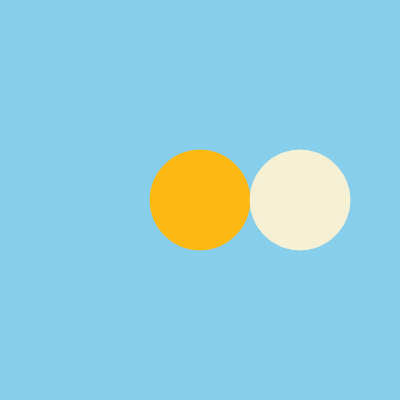
Frame 1 (no input)
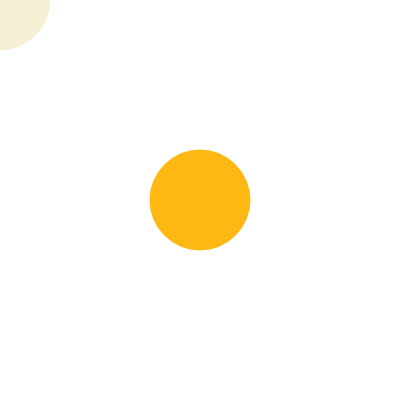
Frame 60 (no input)
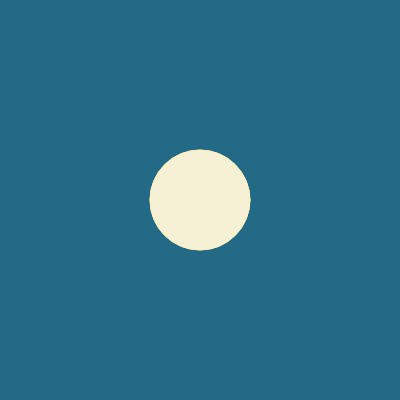
Frame 120 (the mouse pressed at the canvas centre since frame 60)

The p5.js sketch that drew these frames (run headless with seeded random() and noise() and a simulated clock; from frame 60 on, the mouse is pressed at the canvas centre):

// p5.js sketch
// ── sketch.js

var canvas_size = 400;
var sun_radius = 100;
var sun;
var monn;

function setup() {
  createCanvas(canvas_size, canvas_size);

  // color of the sun ir orange
  let sun_color = color('#FDB813');
  let moon_color = color('#F6F1D5');
  sun = new RoundObject(
    sun_radius,
    canvas_size/2,
    canvas_size/2,
    sun_color
  );


  moon = new RoundObject(
    sun_radius,
    canvas_size/2 + sun_radius,
    canvas_size/2,
    moon_color
  );
}

class RoundObject {
  constructor(radius, pos_x, pos_y, color) {
    this.x = pos_x;
    this.y = pos_y;
    this.radius = radius;
    this.color = color;
  }

  draw() {
    fill(this.color);
    stroke(this.color);
    circle(this.x, this.y, this.radius);
  }

  move() {
    this.x = mouseX;
    this.y = mouseY;
  }
}

function overlap(x1, y1, r1, x2, y2, r2) {
  let d = Math.sqrt((x1 - x2)*(x1 - x2) + (y1 - y2)*(y1 - y2));
  return r1 - d;
}

function draw() {

  // bluish, sky look like background
  let d = overlap(sun.x, sun.y, sun.radius, moon.x, moon.y, moon.radius);
  let c = color(135-d, 206-d, 235-d);
  background(c);


  // draw the sun, it doesn't move
  sun.draw();

  // draw the moon, it follows the mouse
  moon.draw();
  moon.move();

  // circle(canvas_size/2, canvas_size/2, 100);

  // circle(mouseX, mouseY, 100);
}
